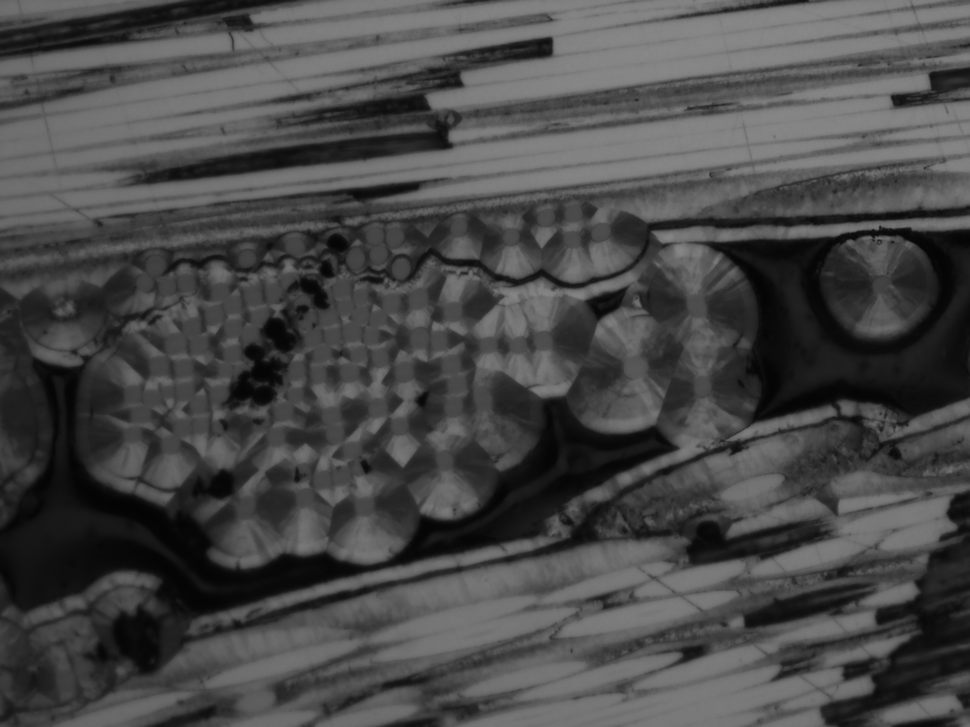
//> input picture Img_processing/test_20x_0.17um_x20_00.png, 970 x 727 px, shrunk from 2048 x 1536 before the run
$ ./test test_20x_0.17um_x20_00.png   (built with g++ and OpenCV 4)
//> lines starting //> are read from the running program, lines starting //| are printed output that depends on the picture; after the words box and inside, x2 and y2 are one past the last pixel; in counts of white or black regions, pixels touching at a corner belong together
#include <math.h>
#include <opencv2/opencv.hpp>
#include <iostream>
#include <fstream>

using namespace cv;
using namespace std;


//------------------------------------------------//
int main(int argc, char** argv)
{

  if (argc < 2)
  {
    cout << "Please, enter the name of your data file." << endl;
    exit(0);
  }
  Mat img = imread(argv[1]);
//> img is the input picture: 727 rows x 970 cols, CV_8UC3; min 4, max 138, mean 72.6
// Read the image file
//Mat img = imread("MyImage.jpg");


 // Read the image file
 //Mat img = imread("./TER_images/test_x100_0.07um_x100_00.png");  //test_x50_0.07um_x50_00.png //./TER_images/echantillon3/test_100x_0.03um_x100_00.png

 // Check for failure
 if (img.empty())
 {
  cout << "Could not open or find the image" << endl;
  cin.get(); //wait for any key press
  return -1;
 }


/*---------Image Segmentation with Distance Transform and Watershed Algorithm --------*/

//see other


/* An intuitive alogo for image processing*/
double min, max;
    Point maxLoc;
    //this algorithm had to be updated, the doc i used used opencv 2.8 i use opencv3.0
    //Mat im = imread("04Bxy.jpg"); im==image
    Mat hsv; //https://en.wikipedia.org/wiki/HSL_and_HSV
    Mat channels[3]; //list of mat(image objects)
    // bgr -> hsv
    cvtColor(img, hsv, COLOR_BGR2HSV); //conversion to hsv
    split(hsv, channels); //use chanel
    // use v channel for processing
    Mat& ch = channels[2];
    /*
    */

    // namedWindow("hsv", WINDOW_NORMAL);                   1
    // imshow("hsv", ch);

    // apply Otsu thresholding (if we need to, we can implement the algo by ourselves, c'est la chose à faire mdr)
    Mat bw;
    threshold(ch, bw, 0, 255, THRESH_BINARY | THRESH_OTSU); //in bw do a binary threshholding otsu's methos
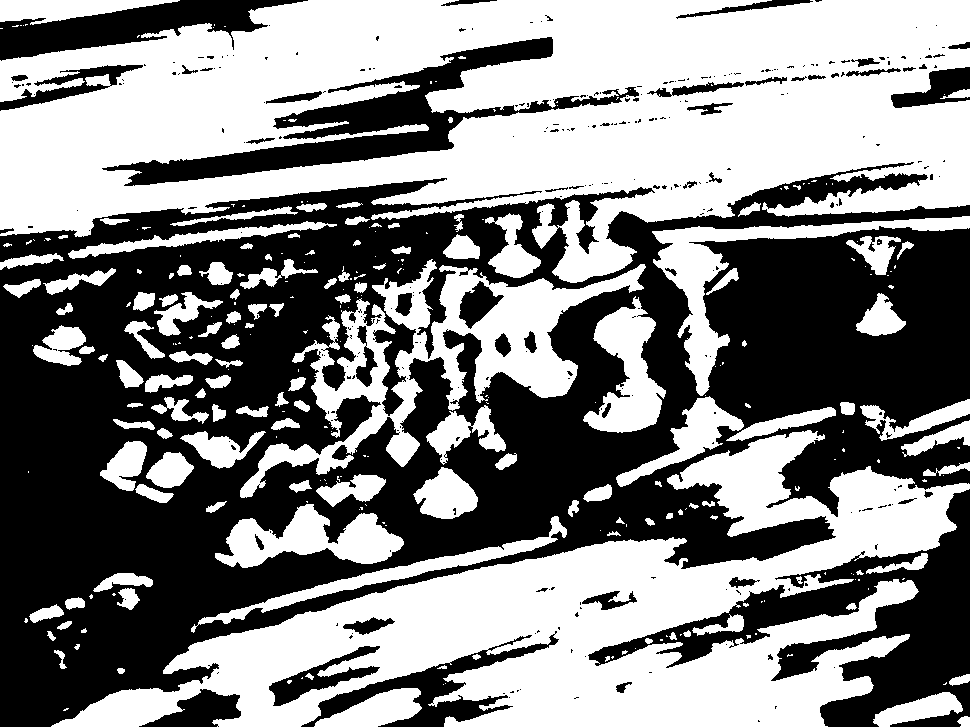
//> bw: 727 rows x 970 cols, CV_8UC1; 51.7% white; 297 black regions (246 under 20 px), largest, box (x1, y1, x2, y2) and area: (0, 162, 970, 727) 268291, (588, 489, 970, 727) 26226, (102, 37, 639, 186) 16582
    //black an white image


    // namedWindow("bW", WINDOW_NORMAL);                     2
    // imshow("bW", bw);

    // close small gaps //https://opencv-python-tutroals.readthedocs.io/en/latest/py_tutorials/py_imgproc/py_morphological_ops/py_morphological_ops.html in python, but definitely will help
    Mat kernel = getStructuringElement(MORPH_ELLIPSE, Size(3, 3)); //elliptic filter
    Mat morph;
    morphologyEx(bw, morph, MORPH_CLOSE, kernel); //dilate and erode see below
    // namedWindow("morph", WINDOW_NORMAL);
    // imshow("morph", morph);                              3
    // imwrite("test2_morph.jpg", morph);

    // take distance transform
    Mat dist;
    distanceTransform(morph, dist, DIST_L2, DIST_MASK_PRECISE);//Use the OpenCV function cv::distanceTransform in order to obtain the derived representation of a binary image, where the value of each pixel is replaced by its distance to the nearest background pixel, this will definitely be the the most difficult thing to code manually if we choose to do so!!!!
    //show
    // namedWindow("dist", WINDOW_NORMAL);                      4
    // imshow("dist", dist);

    // add a black border to distance transformed image. to get a good match for circles in the margin, we are adding a border


    int borderSize = 70; //75-50 first saved example  !!!!!!!!!!!!!!!!!!!!!!!!!!!!!!!!!!!!!!!!!!!!!!!!!!!!!!!


    Mat distborder(dist.rows + 2*borderSize, dist.cols + 2*borderSize, dist.depth());
    copyMakeBorder(dist, distborder,
            borderSize, borderSize, borderSize, borderSize,
            BORDER_CONSTANT | BORDER_ISOLATED, Scalar(0, 0, 0));
    //  from the sizes of the circles in the image,
    // a ~75 radius disk looks reasonable, so the borderSize was selected as 75 manually :-(
    Mat distTempl;
    Mat kernel2 = getStructuringElement(MORPH_ELLIPSE, Size(2*borderSize+1, 2*borderSize+1));
    // erode the ~75 radius disk a bit
    erode(kernel2, kernel2, kernel, Point(-1, -1), 10);
    // take its distance transform. this is the template
    distanceTransform(kernel2, distTempl, DIST_L2, DIST_MASK_PRECISE);
    // namedWindow("distTempl", WINDOW_NORMAL);                  5
    // imshow("distTempl", distTempl);
    // match template
    Mat nxcor;
    matchTemplate(distborder, distTempl, nxcor, TM_CCOEFF_NORMED);
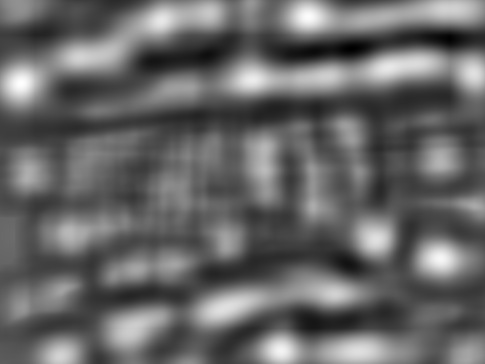
//> nxcor: 727 rows x 970 cols, CV_32FC1 (shown at 1/2 size); min -0.579, max 0.864, mean 0.00353; drawn with min black and max white
    minMaxLoc(nxcor, &min, &max);
//> min = -0.579; max = 0.864
    // threshold the resulting image. we should be able to get peak regions.
    // we'll locate the peak of each of these peak regions, what we'll do is take the peaks and they will be the image centers annd use the transform to add distance to the mix and then tada! circles
    Mat peaks, peaks8u;
    threshold(nxcor, peaks, max*.5, 255, THRESH_BINARY);
    // namedWindow("peaks", WINDOW_NORMAL);
    // imshow("peaks", peaks);                                     6
    // imwrite("test2_peaks.jpg", peaks);


    convertScaleAbs(peaks, peaks8u);
    // find connected components. we'll use each component as a mask for distance transformed image,
    // then extract the peak location and its strength. strength corresponds to the radius of the circle
    vector<vector<Point>> contours; //point==pixel(class obhect)
    vector<Vec4i> hierarchy;
    findContours(peaks8u, contours, hierarchy, RETR_CCOMP, CHAIN_APPROX_SIMPLE, Point(0, 0));
//> contours = 22 contours; largest, box (x1, y1, x2, y2) and area: (732, 110, 875, 159) 4537, (405, 590, 516, 642) 3538, (662, 681, 766, 725) 3395, (7, 135, 77, 201) 3392, (580, 5, 660, 60) 3238


    //////////////--------------------------------------------------------------------------------------
    Mat src = imread("test_20x_0.17um_x20_00.png");

    Mat imS, grey, dst;
    String nameimage;

    //cvt to grey
    cvtColor(src, grey, COLOR_RGBA2GRAY, 0);

    nameimage="grey";
    // namedWindow(nameimage, WINDOW_NORMAL);                       7
    // imshow(nameimage, grey);

    //treshhold
    threshold(grey, grey, 0, 255, THRESH_BINARY | THRESH_OTSU);

    // get background
    Mat M=Mat::ones(3, 3, CV_8U);
    //cout<<M<<endl;

    erode(grey, grey, M);

    Mat imgBg,imgFg,opening;

    dilate(grey, opening, M);
    dilate(opening, imgBg, M, Point(-1, -1), 3);

    // distance transform
    Mat distTrans;
    distanceTransform(opening, distTrans, DIST_L2, 5);
    normalize(distTrans, distTrans, 1, 0, NORM_INF);

    // get foreground
    threshold(distTrans, imgFg, 0.7 * 1, 255, THRESH_BINARY);

    cvtColor(distTrans, distTrans, COLOR_GRAY2RGB);
//> distTrans: 727 rows x 970 cols, CV_32FC3


    nameimage="foreground";
    // namedWindow(nameimage, WINDOW_NORMAL);                     8
    // imshow(nameimage, distTrans);
    ////////------------------------------------------------------------------------------------------------------------------

    //starting inquisition--------------------------------------------------------------------------------------------------
    ofstream myfile;
    myfile.open ("results.txt");
    myfile << "#information about the circles.\n";
    myfile << "#" <<" "<< "centre du cercle" << " " << "rayon" <<endl;


    for(int idx = 0; idx >= 0; idx = hierarchy[idx][0])
    {
        // prepare the mask
        peaks8u.setTo(Scalar(0, 0, 0));
        drawContours(peaks8u, contours, idx, Scalar(255, 255, 0), -1);
        // find the max value and its location in distance transformed image using mask
        minMaxLoc(dist, NULL, &max, NULL, &maxLoc, peaks8u);
        // draw the circles

        circle(img, maxLoc, (int)max, Scalar(0, 255, 255), 5, 2); //add a circle each time FILLED
        myfile <<idx <<"   " << maxLoc.x <<"   "<<maxLoc.y <<"  "<< max <<endl;
    }
//> this loop made 22 passes
//> (max, maxLoc) on passes 1 to 4: (29, Point(112, 726)), (69.53, Point(719, 724)), (61.4, Point(567, 726)), (31.11, Point(250, 662))


    myfile.close();
    String windowNameImage = "img";
    namedWindow(windowNameImage, WINDOW_NORMAL);
    imshow(windowNameImage, img);
    imwrite("test1111_result.jpg", img);

    double a,b;
    a=57.5;
    b=127.5;

    for (int x=0; x<img.rows; x++)
    {
      for (int y=0; y<img.cols; y++)
      {
        if ( img.at<Vec3b>(x, y) == Vec3b(128,128,0) )
        {
          continue;
        }
        else if( (img.at<Vec3b>(x, y)[0]<a) &&  (img.at<Vec3b>(x, y)[2]<a) && (img.at<Vec3b>(x, y)[2]<a) )  //gettng black to grey
        { //first two 127
          img.at<Vec3b>(x, y)[0] = 0; //src.at<> value of pixel in a 3 boolean vector
          img.at<Vec3b>(x, y)[1] = 0;//(0.0.0) est la couleur black af
          img.at<Vec3b>(x, y)[2] = 255;
        }
        else if((img.at<Vec3b>(x, y)[0]>a && img.at<Vec3b>(x, y)[0]<255) &&  (img.at<Vec3b>(x, y)[1]>a && img.at<Vec3b>(x, y)[1]<255) && (img.at<Vec3b>(x, y)[2]>a && img.at<Vec3b>(x, y)[2]<255) )
        {
          img.at<Vec3b>(x, y)[0] = 0; //src.at<> value of pixel in a 3 boolean vector
          img.at<Vec3b>(x, y)[1] = 255;//(0.0.0) est la couleur black af
          img.at<Vec3b>(x, y)[2] = 0;
        }
        else
        {
          // img.at<Vec3b>(x, y)[0] = 200; //src.at<> value of pixel in a 3 boolean vector
          // img.at<Vec3b>(x, y)[1] = 100;//(0.0.0) est la couleur black af
          // img.at<Vec3b>(x, y)[2] = 55;
          continue;
        }
      }
    }
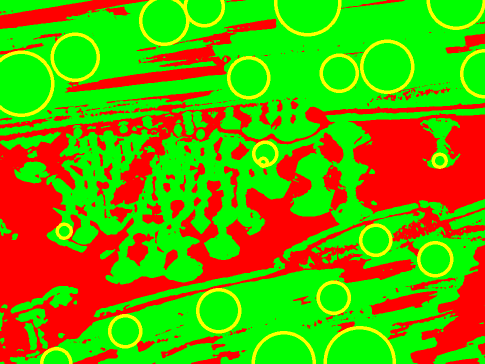
//> img: 727 rows x 970 cols, CV_8UC3 (shown at 1/2 size); mean B, G, R 0, 164.9, 100.7

    windowNameImage = "colour";
    namedWindow(windowNameImage, WINDOW_NORMAL);
    imshow(windowNameImage, img);
    imwrite("test11_result.jpg", img);


String windowNameCircleImage;


// [41 lines of commented-out code are left out]
if (src.empty())
{
 cout << "Could not open or find the image" << endl;
 cin.get(); //wait for any key press
 return -1;
}


Mat hsvFull;
// this returns hue within the range 0..255
cvtColor(src, hsvFull, COLOR_BGR2HSV_FULL);
vector<uchar> colorsCount(256,0);
Scalar pixel;
uchar color;
int maxColor=0, minColor=INT16_MAX;
// Scan image to count colors
// for alternative/efficient way to scan images
for (int r = 0; r < hsvFull.rows; r++)
{
    for (int c = 0; c < hsvFull.cols; c++)
    {
        pixel = hsvFull.at<Vec3b>(Point(c, r));
        color = pixel(0);  //channel 0 de couleur
        colorsCount[color] +=1;
        if (color < minColor) minColor = color;
        if (color > maxColor) maxColor = color;
    }
}
//> this loop made 727 passes
//> pixel on passes 1 to 3: Scalar(0, 0, 85), Scalar(0, 0, 88), Scalar(0, 0, 93)
//> after the loop, pixel = Scalar(0, 0, 113); color = 0; colorsCount = 256 values, max 166 at index 0, min 0 at index 1, mean 0.648; minColor = 0; maxColor = 0
int colorRange = maxColor - minColor;
//> colorRange = 0
int minCount, maxCount;
minCount = colorsCount[minColor];
//> minCount = 166
maxCount = colorsCount[maxColor];
//> maxCount = 166
cout<<minCount<<" "<<maxCount<<" "<<colorRange<<endl;
//| 166 166 0

Mat img2(src.rows, src.cols, src.type(), colorsCount.data());
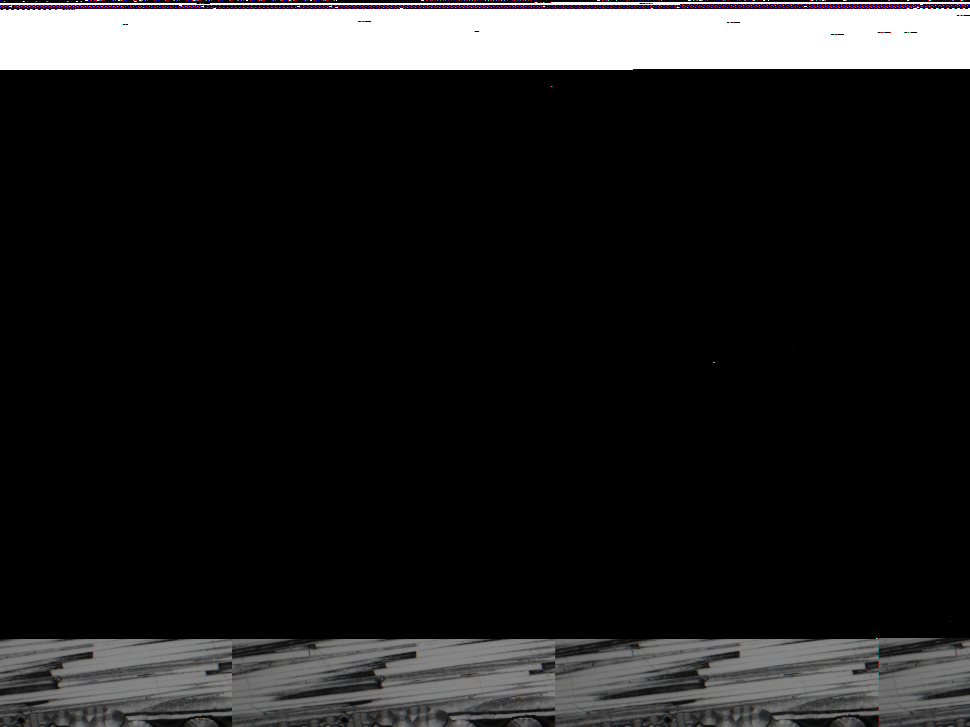
//> img2: 727 rows x 970 cols, CV_8UC3; mean B, G, R 33.2, 33.2, 33.2
//cout<<img2<<endl;

myfile.close();


waitKey(0); // Wait for any keystroke in the window

//destroyWindow(windowNameCircleImage); //destroy the created window

/*------------end of intuitive algorithm*/


/*the following are pretested methods, in commentary not to bother you while building, use them directly a sort of toolbox

/*---------------------------------------*/
// Read the image file
//
// Mat image = imread("test_100x_0.03um_x100_00.png");
//
// // Check for failure
// if (image.empty())
// {
//  cout << "Could not open or find the image" << endl;
//  cin.get(); //wait for any key press
//  return -1;
// }
//
//  /*
//  Make changes to the image as necessary
//  e.g.
//   1. Change brightness/contrast of the image
//   */
//
//       Mat imageContrastHigh2;
//       image.convertTo(imageContrastHigh2, -1, 2, 0); //increase the contrast by 2
//
//       Mat imageContrastHigh4;
//       image.convertTo(imageContrastHigh4, -1, 4, 0); //increase the contrast by 4
//
//       Mat imageContrastLow0_5;
//       image.convertTo(imageContrastLow0_5, -1, 0.5, 0); //decrease the contrast by 0.5
//
//       Mat imageContrastLow0_25;
//       image.convertTo(imageContrastLow0_25, -1, 0.25, 0); //decrease the contrast by 0.25
//
//
//       //Defining window names for above images
//       String windowNameOriginalImage = "Original Image";
//       String windowNameContrastHigh2 = "Contrast Increased by 2";
//       String windowNameContrastHigh4 = "Contrast Increased by 4";
//       String windowNameContrastLow0_5 = "Contrast Decreased by 0.5";
//       String windowNameContrastLow0_25 = "Contrast Decreased by 0.25";
//
//       //Create and open windows for above images
//       namedWindow(windowNameOriginalImage, WINDOW_NORMAL);
//       namedWindow(windowNameContrastHigh2, WINDOW_NORMAL);
//       namedWindow(windowNameContrastHigh4, WINDOW_NORMAL);
//       namedWindow(windowNameContrastLow0_5, WINDOW_NORMAL);
//       namedWindow(windowNameContrastLow0_25, WINDOW_NORMAL);
//
//       //Show above images inside the created windows.
//       imshow(windowNameOriginalImage, image);
//       imshow(windowNameContrastHigh2, imageContrastHigh2);
//       imshow(windowNameContrastHigh4, imageContrastHigh4);
//       imshow(windowNameContrastLow0_5, imageContrastLow0_5);
//       imshow(windowNameContrastLow0_25, imageContrastLow0_25);
//
//       waitKey(0); // Wait for any key stroke
//
//       destroyAllWindows(); //destroy all open windows
//   /*
//   2. Smooth/Blur image====erode more important in project
//   3. Crop the image
//   4. Rotate the image
//   //
//   5. Draw shapes on the image
//   6.Histogram equalization
//   */
//   //change the color image to grayscale image
//     cvtColor(image, image, COLOR_BGR2GRAY);
//
//     //equalize the histogram
//     Mat hist_equalized_image;
//     equalizeHist(image, hist_equalized_image);
//
//     //Define names of windows
//     String windowNameOfOriginalImage = "Original Image";
//     String windowNameOfHistogramEqualized = "Histogram Equalized Image";
//
//     // Create windows with the above names
//     namedWindow(windowNameOfOriginalImage, WINDOW_NORMAL);
//     namedWindow(windowNameOfHistogramEqualized, WINDOW_NORMAL);
//
//     // Show images inside created windows.
//     imshow(windowNameOfOriginalImage, image);
//     imshow(windowNameOfHistogramEqualized, hist_equalized_image);
//   /*
//   7.Erosion of images, better edges
//   /*
//   */
//
//     //Erode the image with 3x3 kernel
//     Mat image_eroded_with_3x3_kernel;
//     erode(image, image_eroded_with_3x3_kernel, getStructuringElement(MORPH_RECT, Size(3, 3)));
//
//     //Erode the image with 5x5 kernel
//     Mat image_eroded_with_5x5_kernel;
//     erode(image, image_eroded_with_5x5_kernel, getStructuringElement(MORPH_RECT, Size(5, 5)));
//
//     //Define names of the windows
//     String window_name = "Original";
//     String window_name_eroded_with_3x3_kernel = "Original eroded with 3 x 3 kernel";
//     String window_name_eroded_with_5x5_kernel = "Original eroded with 5 x 5 kernel";
//
//     // Create windows with above names
//     namedWindow(window_name);
//     namedWindow(window_name_eroded_with_3x3_kernel);
//     namedWindow(window_name_eroded_with_5x5_kernel);
//
//     // Show our images inside the created windows.
//     imshow(window_name, image);
//     imshow(window_name_eroded_with_3x3_kernel, image_eroded_with_3x3_kernel);
//     imshow(window_name_eroded_with_5x5_kernel, image_eroded_with_5x5_kernel);
//   /*
//   8.Dilatation of images
//   */
//   //dilate and display the dilated image
//           Mat img1;
//           dilate(image, img1, getStructuringElement(MORPH_RECT,Size(3,3)));
//           namedWindow("Dilated");
//           imshow("Dilated", img1);
//
//           waitKey(0);
//
//           //cleaning up
//           destroyWindow("MyWindow");
//           destroyWindow("Dilated");
//   /*
//  */
//
//  bool isSuccess = imwrite("MyImage.jpg", image); //write the image to a file as JPEG
//  //bool isSuccess = imwrite("D:/MyImage.png", image); //write the image to a file as PNG
//  if (isSuccess == false)
//  {
//   cout << "Failed to save the image" << endl;
//   cin.get(); //wait for a key press
//   return -1;
//  }
//
//  cout << "Image is succusfully saved to a file" << endl;
//
//
//  String windowName = "My image saved"; //Name of the window
//
//  namedWindow(windowName); // Create a window
//
//  imshow(windowName, image); // Show our image inside the created window.
//
//  waitKey(0); // Wait for any keystroke in the window
//
//  destroyWindow(windowName); //destroy the created window

 return 0;
}
